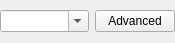
<?xml version="1.0" encoding="UTF-8"?>
<ui version="4.0">
 <class>TriggerLineEdit</class>
 <widget class="QWidget" name="TriggerLineEdit">
  <property name="geometry">
   <rect>
    <x>0</x>
    <y>0</y>
    <width>175</width>
    <height>43</height>
   </rect>
  </property>
  <property name="windowTitle">
   <string>Form</string>
  </property>
  <layout class="QVBoxLayout" name="verticalLayout">
   <property name="margin">
    <number>0</number>
   </property>
   <item>
    <layout class="QHBoxLayout" name="horizontalLayout">
     <item>
      <widget class="QComboBox" name="cb_TriggerBox">
       <property name="editable">
        <bool>true</bool>
       </property>
      </widget>
     </item>
     <item>
      <widget class="QPushButton" name="pb_propertyEdit">
       <property name="sizePolicy">
        <sizepolicy hsizetype="Maximum" vsizetype="Fixed">
         <horstretch>0</horstretch>
         <verstretch>0</verstretch>
        </sizepolicy>
       </property>
       <property name="text">
        <string>Advanced</string>
       </property>
      </widget>
     </item>
    </layout>
   </item>
  </layout>
 </widget>
 <resources/>
 <connections/>
</ui>
